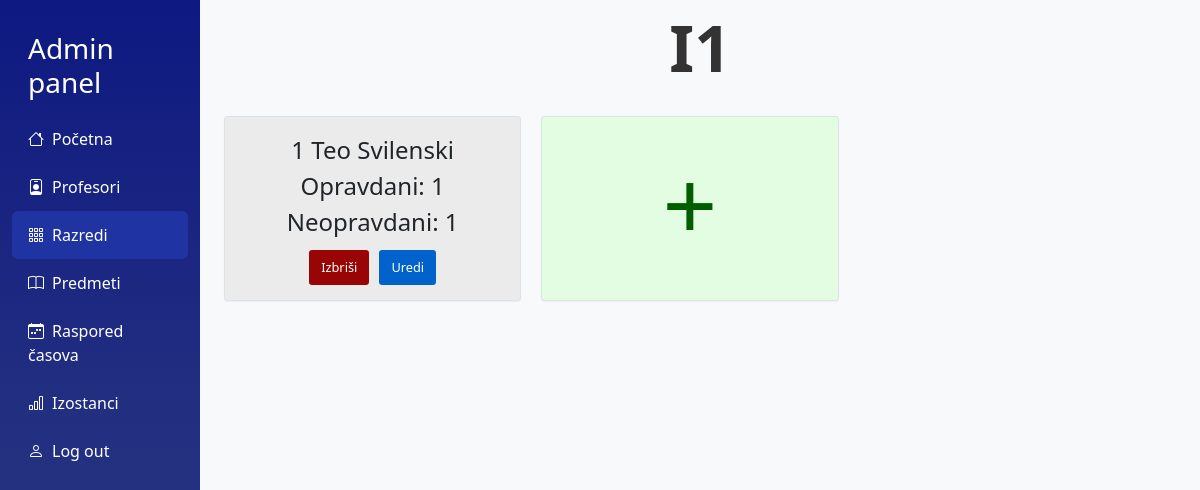
Page /admin/prikaziucenike.php?id=1 (signed in) on the earlier database version.
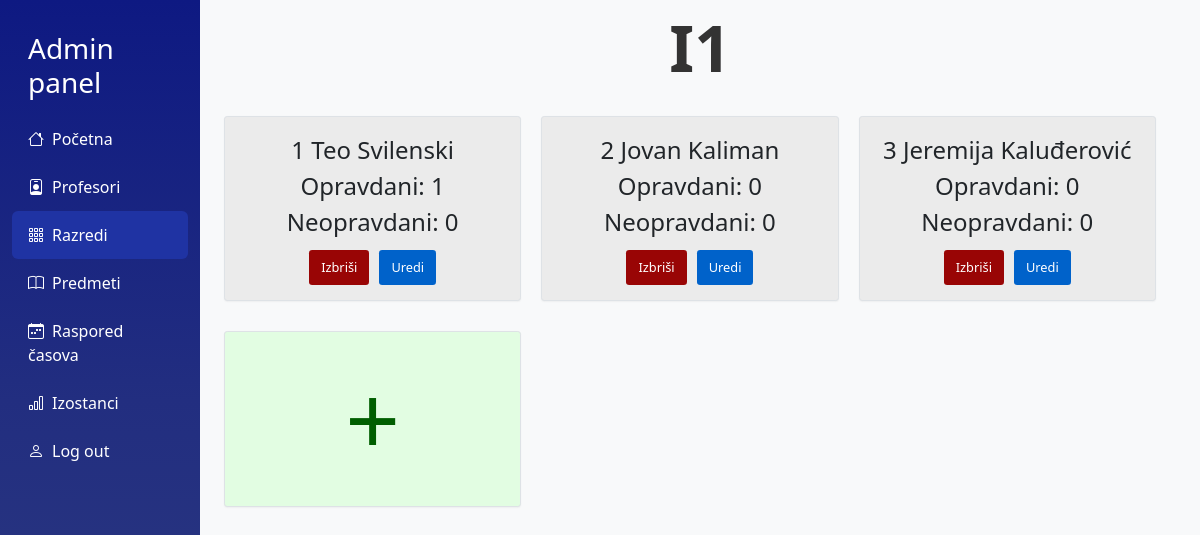
Same page on the later database version.
### tables this page shows
CREATE TABLE `razred` (
  `razred_id` int(11) NOT NULL,
  `godina` enum('I','II','III','IV') DEFAULT NULL,
  `odjeljene` enum('1','2','3','4','5') DEFAULT NULL
);

CREATE TABLE `ucenici` (
  `ucenik_id` int(11) NOT NULL,
  `user_id` int(11) DEFAULT NULL,
  `ime_prezime` varchar(100) DEFAULT NULL,
  `jmbg` int(40) DEFAULT NULL,
  `razred_id` int(11) DEFAULT NULL,
  `opravdani` smallint(6) DEFAULT NULL,
  `neopravdani` smallint(6) DEFAULT NULL
);

### admin/prikaziucenike.php (the view, shortened to what this page needs)
<?php
require_once("../includes/admincheck.php");
$id = $_REQUEST['id'];
$qFindRaz = $conn->prepare("SELECT godina, odjeljene FROM razred WHERE razred_id = :id");
$qFindRaz->bindParam(":id", $id);
$qFindRaz->execute();
$qRaz = $qFindRaz->fetchAll(PDO::FETCH_ASSOC);
?>
<!DOCTYPE html>
<html lang="en">
<head>
    <link href="https://cdn.jsdelivr.net/npm/bootstrap@5.3.3/dist/css/bootstrap.min.css" rel="stylesheet">
    <link href="https://cdn.jsdelivr.net/npm/bootstrap-icons/font/bootstrap-icons.css" rel="stylesheet">
    <link rel="stylesheet" href="../css/dashboard.css">
    <link rel="stylesheet" href="../css/kartica.css">
</head>
<body>
<body>
<div class="container-fluid">
    <div class="row">
    <nav class="col-md-2 sidebar">
            <h5 class="px-3 fs-3 my-3">Admin panel</h5>
            <a href="dashboard.php"><i class="bi bi-house me-2"></i>Početna</a>
            <a href="prikaziprofesore.php"><i class="bi bi-person-badge me-2"></i>Profesori</a>
            <div class="dropdown-container">
                <a href="#" class="active"><i class="bi bi-grid-3x3-gap me-2"></i>Razredi</a>
            </div>
            <a href="prikazipredmete.php"><i class="bi bi-book me-2"></i>Predmeti</a>
            <a href="#"><i class="bi bi-calendar-week me-2"></i>Raspored časova</a>
            <a href="#"><i class="bi bi-bar-chart me-2"></i>Izostanci</a>
            <a href="../logout.php"><i class="bi bi-person me-2"></i>Log out</a>
        </nav>
        <main class="col-md-9 ms-sm-auto col-lg-10 px-md-4">
            <?php
            foreach($qRaz as $r)
            {
            ?>
            <div class="naziv-razreda"><?php echo $r['godina']; echo $r['odjeljene'];?></div>
            <?php
            } ?>
            <div class="ucenici-grid mt-3">
                <?php
                    $ucenikQuery = $conn->prepare("SELECT * FROM `ucenici` WHERE razred_id = :razred_id");
                    $ucenikQuery->bindParam(":razred_id", $id);
                    $ucenikQuery->execute();
                    $ucenici = $ucenikQuery->fetchAll(PDO::FETCH_ASSOC);
                    if(!empty($ucenici)){
                        foreach($ucenici as $ucenik)
                        {
                            echo '
                                <div class="kartica-ucenik">
                                    <div class="ime-prezime-ucenik">
                                        '.$ucenik['ucenik_id'].'
                                        '.$ucenik['ime_prezime'].'<br>
                                        Opravdani: '.$ucenik['opravdani'].' <br>
                                        Neopravdani: '.$ucenik['neopravdani'].' <br>
                                    </div>
                                    <div class="gumbi-ucenik">
                                        <a class="gumb-izbrisi-ucenik" style="text-decoration: none;" href="obrisiucenika.php?id='.$ucenik['ucenik_id'].'">Izbriši</a>
                                        <a class="gumb-uredi-ucenik" style="text-decoration: none;" href="editucenik.php?id='.$ucenik['ucenik_id'].'">Uredi</a>
                                    </div>
                                </div>
                            ';
                        }
                    }
                ?>
                <div class="kartica-ucenik dodaj">
                    <a href="dodajucenika.php?id=<?php echo $id;?>" class="dodaj">+</a>
                </div>
            </div>
        </main>
    </div>
</div>
</body>
</html>

### css/dashboard.css (style rules this page uses)
body { background-color: #f8f9fa; }
.sidebar { height: 100vh; background: linear-gradient(to bottom, rgb(14, 25, 130), rgb(34, 46, 128), rgb(45, 58, 128)) ; color: white; padding-top: 1rem; }
.sidebar a { color: white; text-decoration: none; padding: 0.75rem 1rem; display: block; border-radius: 0.375rem; }
.sidebar a.active, .sidebar a:hover { background-color: rgb(31, 51, 163); }
.dropdown-container { position: relative; }

### css/kartica.css (style rules this page uses)
body { background-color: #f8f9fa; }
.sidebar { height: 100vh; background: linear-gradient(to bottom, rgb(14, 25, 130), rgb(34, 46, 128), rgb(45, 58, 128)); color: white; padding-top: 1rem; }
.sidebar a { color: white; text-decoration: none; padding: 0.75rem 1rem; display: block; border-radius: 0.375rem; }
.sidebar a.active, .sidebar a:hover { background-color: rgb(31, 51, 163); }
.dropdown-container { position: relative; }
.ucenici-grid { display: flex; flex-wrap: wrap; gap: 20px; justify-content: flex-start; }
.kartica-ucenik { background-color: #ebebeb; border: 1px solid #dee2e6; border-radius: 0.2rem; padding: 15px; margin-bottom: 10px; box-shadow: 0 0.05rem 0.1rem rgba(0, 0, 0, 0.05); width: calc(33.33% - 20px); box-sizing: border-box; text-align: center; }
.ime-prezime-ucenik { font-size: 1.5rem; margin-bottom: 10px; }
.gumbi-ucenik { display: flex; gap: 10px; justify-content: center; }
.gumb-izbrisi-ucenik { background-color: rgb(153, 5, 5); color: white; border: none; border-radius: 0.2rem; padding: 8px 12px; cursor: pointer; font-size: 0.8rem; transition: 0.25s ease all; }
.gumb-uredi-ucenik { background-color: #0062ca; color: white; border: none; border-radius: 0.2rem; padding: 8px 12px; cursor: pointer; font-size: 0.8rem; transition: 0.25s ease all; }
.naziv-razreda { text-align: center; font-size: 4rem; font-weight: bold; margin-bottom: 20px; color: #333; }
.dodaj { font-size: 6rem; background-color: rgb(226, 253, 226); color: rgb(0, 94, 0); text-decoration: none; }

Differences in the rows shown:
changed ucenici "Teo Svilenski": neopravdani "1" → "0"
added ucenici: ucenik_id "2", ime_prezime "Jovan Kaliman", opravdani "0", neopravdani "0"
added ucenici: ucenik_id "3", ime_prezime "Jeremija Kaluđerović", opravdani "0", neopravdani "0"
